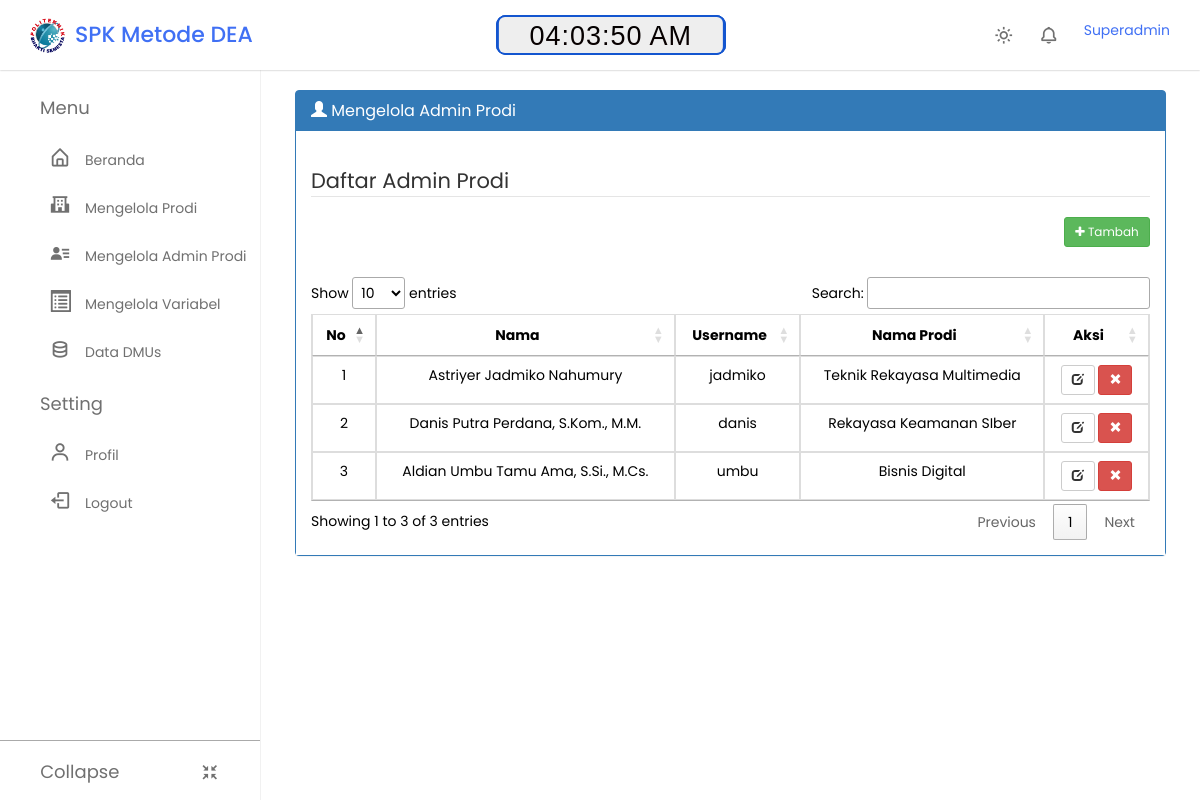
Screenshot of /mengelola_pengguna.php (signed in) with the database file from the repository.
### tables this page shows
CREATE TABLE `pengguna` (
  `id_pengguna` int(11) NOT NULL,
  `nama` varchar(50) NOT NULL,
  `username` varchar(20) NOT NULL,
  `password` varchar(50) NOT NULL,
  `id_prodi` int(11) NOT NULL,
  `level` char(1) NOT NULL
);

CREATE TABLE `prodi` (
  `id_prodi` int(11) NOT NULL,
  `cabang_prodi` varchar(50) NOT NULL,
  `alamat` varchar(100) NOT NULL
);

### mengelola_pengguna.php (the view, shortened to what this page needs)
<?php include 'layout.php'; ?>
<div class="konten">
	<div class="col-sm-9">
		<div class="panel panel-primary">
			<div class="panel-heading">
				<?php
				if ($level == 'a') {
					echo '<h3 class="panel-title"><span class="glyphicon glyphicon-user"></span> Mengelola Admin Prodi</h3>';
				} elseif ($level == 'c') {
					echo '<h3 class="panel-title"><span class="glyphicon glyphicon-user"></span> Mengelola Akun Pengurus Prodi</h3>';
				}
				?>
			</div>
			<div class="panel-body">
				<div class="dataTable_wrapper">
					<?php
					if ($level == 'a') {
						echo '<br><legend>Daftar Admin Prodi</legend>';
						echo '				<a href="tambah_pengguna.php" class="btn btn-sm btn-success" style="float: right;"><i class="fa fa-plus"></i> Tambah</a>
						<br><br><br </div>';
					}
					$i = 1;
					if ($level == 'a') {
						$query = mysqli_query($conn, "SELECT * FROM pengguna AS p, prodi AS k WHERE p.id_prodi = k.id_prodi AND p.level = 'c' ORDER BY p.id_pengguna DESC");
					} else {
						$query = mysqli_query($conn, 'SELECT * FROM pengguna AS p, prodi AS k WHERE p.id_prodi = k.id_prodi AND p.level = "m" AND p.id_prodi = "' . $cabang_prodi . '" ORDER BY p.id_pengguna DESC');
					}
					if (mysqli_num_rows($query) > 0) {
						echo '
										<table width="100%" class="table table-striped table-bordered table-hover" id="dataTables-example">
											<thead>
												<tr>
													<th style="text-align: center;">No</th>
													<th style="text-align: center;">Nama</th>
													<th style="text-align: center;">Username</th>
													<th style="text-align: center;">Nama Prodi</th>
													<th style="text-align: center;">Aksi</th>
												</tr>
											</thead>
											<tbody>
									';
						while ($pengguna = mysqli_fetch_assoc($query)) {
							echo '
											<tr>
												<td>' . $i . '</td>
												<td>' . $pengguna['nama'] . '</td>
												<td>' . $pengguna['username'] . '</td>
												<td>' . $pengguna['cabang_prodi'] . '</td>
												<td>
													<a href="ubah_pengguna.php?type=ubah&id=' . $pengguna['id_pengguna'] . '" class="btn btn-default btn-sm"><span class="glyphicon glyphicon-edit"></span></a>
													<a href="process/hapus_pengguna.php?id=' . $pengguna['id_pengguna'] . '" onclick="return hapus()" class="btn btn-danger btn-sm"><span class="glyphicon glyphicon-remove"></span></a>
											       </td>
											</tr>
										';
							$i++;
						}
						echo '
											</tbody>
												</table>
									';
					}
					?>
				</div>
			</div>
		</div>
	</div>
</div>
<?php include 'layout2.php' ?>

### assets/css/style.css (style rules this page uses)
body { background-color: #eee; }
th, td { text-align: center; }

### assets/css/layout.css (style rules this page uses)
* { margin: 0; padding: 0; box-sizing: border-box; font-family: "Poppins", sans-serif; }
:root { --white-color: #fff; --blue-color: #4070f4; --grey-color: #707070; --grey-color-light: #aaa; }
body { background-color: #e7f2fd; transition: all 0.1s ease; }
.konten { position: absolute; top: 70px; left: 260px; right: 0; bottom: 0; background-color: transparent; padding: 20px; transition: 0.5s; }

### layout.php (style rules this page uses)
.panel { color: #fff; background-color: #337ab7; border-color: #337ab7; border-top-color: #337ab7; width: 135%; }
.panel .panel-heading { color: #fff; background-color: #337ab7; border-color: #337ab7; }
.panel-body { background-color: #fff !important; color: #000 !important; }
.dataTable_wrapper { background-color: #fff !important; color: #000 !important; }
#dataTables-example tbody td { background-color: white !important; color: black !important; }

### rows the page displays
pengguna: nama "Astriyer Jadmiko Nahumury", username "jadmiko", id_prodi.cabang_prodi "Teknik Rekayasa Multimedia"
pengguna: nama "Danis Putra Perdana, S.Kom., M.M.", username "danis", id_prodi.cabang_prodi "Rekayasa Keamanan SIber"
pengguna: nama "Aldian Umbu Tamu Ama, S.Si., M.Cs.", username "umbu", id_prodi.cabang_prodi "Bisnis Digital"

### other values shown
$_SESSION['user'] "Superadmin"
